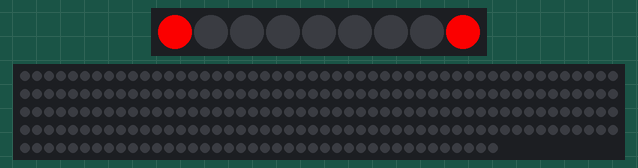
Recording of a sketch running on a simulated Arduino Uno, built with avr-gcc and run on an emulated ATmega328P. Parts: 9 RGB LEDs in strip order, left to right, 240 RGB LEDs in strip order, left to right, continuing on the next row. Dim RGB values are drawn brighter than linear.

Above: at 0.06 s.
At 5.05 s:
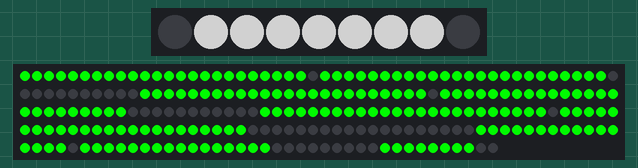
At 9.65 s:
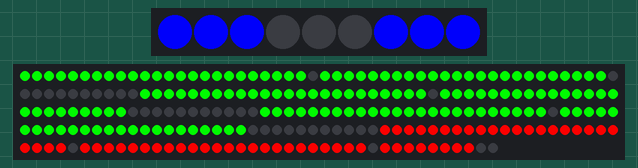
At 19.35 s:
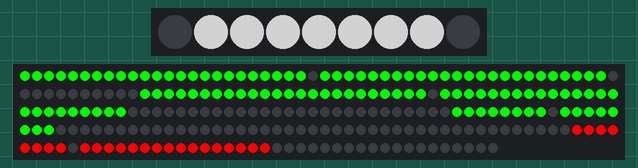
At 29.45 s:
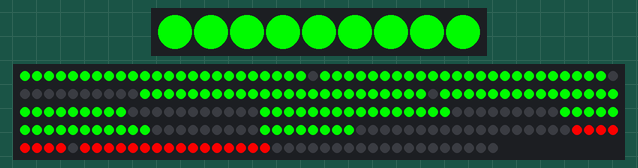
At 39.78 s:
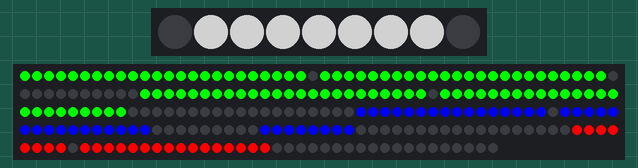

The sketch:

clocks.c.ino
```cpp
#include <Adafruit_NeoPixel.h>

#define PIN_NUMBERS     5
#define PIN_DELIMITER     7
#define LED_COUNT_PER_SRIP 60
#define LED_COUNT LED_COUNT_PER_SRIP*4
#define LED_COUNT_DEL 9
int brightness = 240;

Adafruit_NeoPixel strip = Adafruit_NeoPixel(LED_COUNT, PIN_NUMBERS, NEO_GRB + NEO_KHZ800);
Adafruit_NeoPixel del = Adafruit_NeoPixel(LED_COUNT_DEL, PIN_DELIMITER, NEO_GRB + NEO_KHZ800);

void setup() {
  del.begin();
  del.show();
  strip.begin();
  strip.show();
  int x = 0;
  //x= 5200; //test
  while (1)
  {
    for (int i = 0; i < 10; i++) {
      deldel(i);
      del.show() ;
      delay(99);
    }
    int second = x % 60;
    int minute = x / 60;
    int sd1 = second / 10;
    int sd2 = second % 10;
    int md1 = minute / 10;
    int md2 = minute % 10;
    clearLEDs();
    int r = 0;
    int g = 0;
    int b = 0;
    //0 1 2         3             4 5
    int sixDelimiter = 3;
    //0 1 2 3 4     5             6 7 8 9
    int tenDelimiter = 5;
    if (md1 < sixDelimiter) { //in 60 minutes, thsi behaves like  sd1 in 90 minutes, it would be like md1 and sd1
      g = brightness;
    } else if (md1 > sixDelimiter) {
      r = brightness;
    } else {
      b = brightness;
    }
    showNumber(md1, 0, r, g, b);
    r = g = b = 0;
    if (md2 < tenDelimiter) {
      g = brightness;
    } else if (md2 > tenDelimiter) {
      r = brightness;
    } else {
      b = brightness;
    }
    showNumber(md2, 1, r, g, b);
    r = g = b = 0;
    if (sd1 < sixDelimiter) { //this one is first letter of seconds in minute
      g = brightness;
    } else if (sd1 > sixDelimiter) {
      r = brightness;
    } else {
      b = brightness;
    }
    showNumber(sd1, 2, r, g, b);
    r = g = b = 0;
    if (sd2 < tenDelimiter) {
      g = brightness;
    } else if (sd2 > tenDelimiter) {
      r = brightness;
    } else {
      b = brightness;
    }
    showNumber(sd2, 3, r, g, b);
    strip.show();
    delay(9);//10*99+9 a bit faster is better then a bit slower
    x++;
    //x %= 120; //test, Reset x after 2minutes
    //x %= 5400; //Reset x after 90minutes
    x %= 3600; //Reset x after 90minutes

    Serial.println(x); //For debugging
  }
}

void showNumber(int value, int display, int r, int g, int b) {
  int number = abs(value); //Remove negative signs and any decimals
  if (number == 0 || number == 2 || number == 6 || number == 8  ) {
    segmentN(display, 0, r, g, b);
  }
  if (number == 0 || number == 2 || number == 3 || number == 5  || number == 6 || number == 8) {
    segmentN(display, 1, r, g, b);
  }
  if (number == 0 || number == 1 || number == 3 || number == 4 || number == 5  || number == 6 || number == 7 || number == 8 || number == 9) {
    segmentN(display, 2, r, g, b);
  }
  if (number == 0 || number == 1 || number == 2 || number == 3 || number == 4  || number == 7 || number == 8 || number == 9) {
    segmentN(display, 3, r, g, b);
  }
  if (number == 0 || number == 2 || number == 3 || number == 5 || number == 7 || number == 8 || number == 9) {
    segmentN(display, 4, r, g, b);
  }
  if (number == 0 || number == 4 || number == 5 || number == 6 || number == 8  || number == 9) {
    segmentN(display, 5, r, g, b);
  }
  if (number == 2 || number == 3 || number == 4 || number == 5 || number == 6 || number == 8 || number == 9) {
    segmentN(display, 6, r, g, b);
  }

}

//id = 0,1,2,4     n=0,1,2,3,4,5,6,7
void segmentN(int id, int n, int r, int g, int b) {
  int init = id * LED_COUNT_PER_SRIP;
  int fix = 0;
  if (n > 2) {
    fix++;
  }
  if (n > 5) {
    fix++;
  }
  showSequence(init + fix + (n * 8), init + fix + (n * 8) + 7, r, g, b);
}

void showSequence(int from, int to, int r, int g, int b) {
  for (int i = from; i <= to; i++)
  {
    strip.setPixelColor(i, r, g, b);
  }
}

void deldel(int xtime) {
  for (int i = 0; i < LED_COUNT_DEL; i++)  {
    del.setPixelColor(i, 0);
  }
  int x = xtime % 10;
  if (x == 9) {
    for (int i = 1; i < LED_COUNT_DEL - 1; i++)  {
      del.setPixelColor(i, brightness / 2, brightness / 2, brightness / 2);
    }
  } else {
    int color = x / 3;
    int r = 0;
    int g = 0;
    int b = 0;
    if (color == 0) {
      r = brightness; g = 0; b = 0;
    } else if (color == 1) {
      r = 0; g = 0; b = brightness;
    } else if (color == 2) {
      r = 0; g = brightness; b = 0;
    }
    if (x % 3 == 0) {
      del.setPixelColor(0, r, g, b);
      del.setPixelColor(8, r, g, b);
    } else if (x % 3 == 1) {
      del.setPixelColor(0, r, g, b);
      del.setPixelColor(1, r, g, b);
      del.setPixelColor(2, r, g, b);
      del.setPixelColor(6, r, g, b);
      del.setPixelColor(7, r, g, b);
      del.setPixelColor(8, r, g, b);
    } else if (x % 3 == 2) {
      for (int i = 0; i < LED_COUNT_DEL; i++)  {
        del.setPixelColor(i, r, g, b);
      }
    }
  }
}


void clearLEDs()
{
  for (int i = 0; i < LED_COUNT; i++)  {
    strip.setPixelColor(i, 0);
  }
}
```
